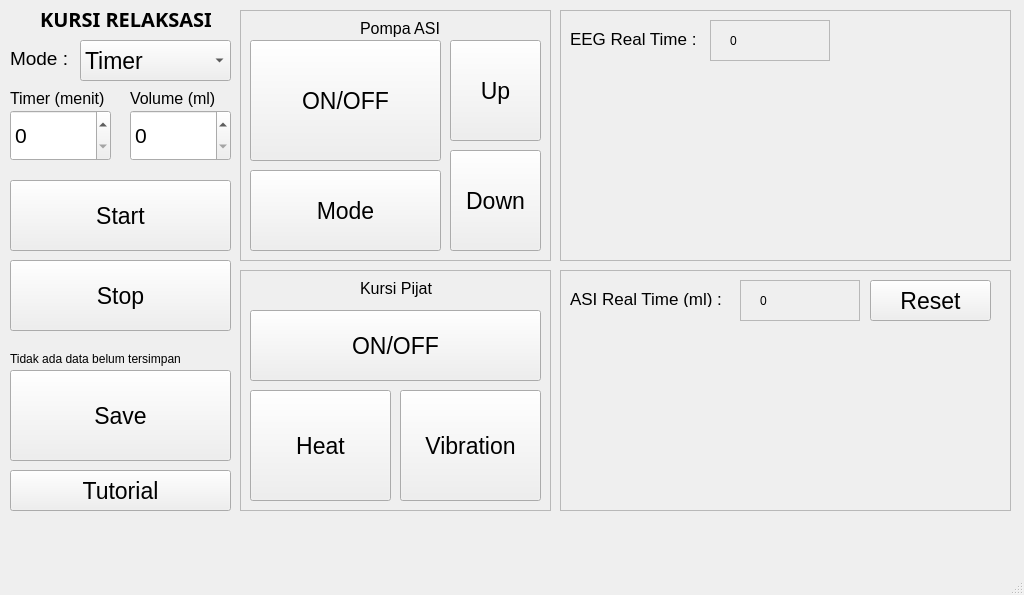
<?xml version="1.0" encoding="UTF-8"?>
<ui version="4.0">
 <class>MainWindow</class>
 <widget class="QMainWindow" name="MainWindow">
  <property name="geometry">
   <rect>
    <x>0</x>
    <y>0</y>
    <width>1024</width>
    <height>595</height>
   </rect>
  </property>
  <property name="windowTitle">
   <string>MainWindow</string>
  </property>
  <widget class="QWidget" name="centralwidget">
   <widget class="QLabel" name="label">
    <property name="geometry">
     <rect>
      <x>40</x>
      <y>10</y>
      <width>171</width>
      <height>17</height>
     </rect>
    </property>
    <property name="font">
     <font>
      <family>Ubuntu Mono</family>
      <pointsize>15</pointsize>
      <weight>75</weight>
      <bold>true</bold>
     </font>
    </property>
    <property name="text">
     <string>KURSI RELAKSASI</string>
    </property>
   </widget>
   <widget class="QLabel" name="label_2">
    <property name="geometry">
     <rect>
      <x>80</x>
      <y>50</y>
      <width>67</width>
      <height>17</height>
     </rect>
    </property>
    <property name="text">
     <string/>
    </property>
   </widget>
   <widget class="QPushButton" name="tutorialButton">
    <property name="geometry">
     <rect>
      <x>10</x>
      <y>470</y>
      <width>221</width>
      <height>41</height>
     </rect>
    </property>
    <property name="font">
     <font>
      <pointsize>17</pointsize>
     </font>
    </property>
    <property name="text">
     <string>Tutorial</string>
    </property>
   </widget>
   <widget class="QSpinBox" name="timeSpinBox">
    <property name="geometry">
     <rect>
      <x>10</x>
      <y>110</y>
      <width>101</width>
      <height>51</height>
     </rect>
    </property>
    <property name="sizePolicy">
     <sizepolicy hsizetype="Minimum" vsizetype="Fixed">
      <horstretch>0</horstretch>
      <verstretch>0</verstretch>
     </sizepolicy>
    </property>
    <property name="font">
     <font>
      <pointsize>16</pointsize>
     </font>
    </property>
    <property name="maximum">
     <number>60</number>
    </property>
   </widget>
   <widget class="QPushButton" name="startButton">
    <property name="geometry">
     <rect>
      <x>10</x>
      <y>180</y>
      <width>221</width>
      <height>71</height>
     </rect>
    </property>
    <property name="font">
     <font>
      <pointsize>17</pointsize>
     </font>
    </property>
    <property name="text">
     <string>Start</string>
    </property>
   </widget>
   <widget class="QPushButton" name="saveButton">
    <property name="geometry">
     <rect>
      <x>10</x>
      <y>370</y>
      <width>221</width>
      <height>91</height>
     </rect>
    </property>
    <property name="font">
     <font>
      <pointsize>17</pointsize>
     </font>
    </property>
    <property name="text">
     <string>Save</string>
    </property>
   </widget>
   <widget class="QPushButton" name="stopButton">
    <property name="geometry">
     <rect>
      <x>10</x>
      <y>260</y>
      <width>221</width>
      <height>71</height>
     </rect>
    </property>
    <property name="font">
     <font>
      <pointsize>17</pointsize>
     </font>
    </property>
    <property name="text">
     <string>Stop</string>
    </property>
   </widget>
   <widget class="QFrame" name="frame">
    <property name="geometry">
     <rect>
      <x>240</x>
      <y>10</y>
      <width>311</width>
      <height>251</height>
     </rect>
    </property>
    <property name="frameShape">
     <enum>QFrame::StyledPanel</enum>
    </property>
    <property name="frameShadow">
     <enum>QFrame::Raised</enum>
    </property>
    <widget class="QLabel" name="label_6">
     <property name="geometry">
      <rect>
       <x>120</x>
       <y>10</y>
       <width>91</width>
       <height>17</height>
      </rect>
     </property>
     <property name="font">
      <font>
       <pointsize>12</pointsize>
      </font>
     </property>
     <property name="text">
      <string>Pompa ASI</string>
     </property>
    </widget>
    <widget class="QPushButton" name="pumpButton">
     <property name="geometry">
      <rect>
       <x>10</x>
       <y>30</y>
       <width>191</width>
       <height>121</height>
      </rect>
     </property>
     <property name="font">
      <font>
       <pointsize>17</pointsize>
      </font>
     </property>
     <property name="text">
      <string>ON/OFF</string>
     </property>
    </widget>
    <widget class="QPushButton" name="pumpUp_Button">
     <property name="geometry">
      <rect>
       <x>210</x>
       <y>30</y>
       <width>91</width>
       <height>101</height>
      </rect>
     </property>
     <property name="font">
      <font>
       <pointsize>17</pointsize>
      </font>
     </property>
     <property name="text">
      <string>Up</string>
     </property>
    </widget>
    <widget class="QPushButton" name="pumpDown_Button">
     <property name="geometry">
      <rect>
       <x>210</x>
       <y>140</y>
       <width>91</width>
       <height>101</height>
      </rect>
     </property>
     <property name="font">
      <font>
       <pointsize>17</pointsize>
      </font>
     </property>
     <property name="text">
      <string>Down</string>
     </property>
    </widget>
    <widget class="QPushButton" name="pumpMode_Button">
     <property name="geometry">
      <rect>
       <x>10</x>
       <y>160</y>
       <width>191</width>
       <height>81</height>
      </rect>
     </property>
     <property name="font">
      <font>
       <pointsize>17</pointsize>
      </font>
     </property>
     <property name="text">
      <string>Mode</string>
     </property>
    </widget>
   </widget>
   <widget class="QFrame" name="frame_2">
    <property name="geometry">
     <rect>
      <x>560</x>
      <y>10</y>
      <width>451</width>
      <height>251</height>
     </rect>
    </property>
    <property name="frameShape">
     <enum>QFrame::StyledPanel</enum>
    </property>
    <property name="frameShadow">
     <enum>QFrame::Raised</enum>
    </property>
    <widget class="QLabel" name="label_8">
     <property name="geometry">
      <rect>
       <x>10</x>
       <y>20</y>
       <width>161</width>
       <height>17</height>
      </rect>
     </property>
     <property name="font">
      <font>
       <pointsize>13</pointsize>
      </font>
     </property>
     <property name="text">
      <string>EEG Real Time :</string>
     </property>
    </widget>
    <widget class="QFrame" name="frame_5">
     <property name="geometry">
      <rect>
       <x>150</x>
       <y>10</y>
       <width>120</width>
       <height>41</height>
      </rect>
     </property>
     <property name="frameShape">
      <enum>QFrame::StyledPanel</enum>
     </property>
     <property name="frameShadow">
      <enum>QFrame::Raised</enum>
     </property>
     <widget class="QLabel" name="realtimeEEG">
      <property name="geometry">
       <rect>
        <x>20</x>
        <y>10</y>
        <width>71</width>
        <height>21</height>
       </rect>
      </property>
      <property name="text">
       <string>0</string>
      </property>
     </widget>
    </widget>
    <widget class="MplWidget" name="MplWidget2" native="true">
     <property name="geometry">
      <rect>
       <x>0</x>
       <y>50</y>
       <width>451</width>
       <height>191</height>
      </rect>
     </property>
    </widget>
   </widget>
   <widget class="QFrame" name="frame_6">
    <property name="geometry">
     <rect>
      <x>240</x>
      <y>270</y>
      <width>311</width>
      <height>241</height>
     </rect>
    </property>
    <property name="frameShape">
     <enum>QFrame::StyledPanel</enum>
    </property>
    <property name="frameShadow">
     <enum>QFrame::Raised</enum>
    </property>
    <widget class="QLabel" name="label_3">
     <property name="geometry">
      <rect>
       <x>120</x>
       <y>10</y>
       <width>91</width>
       <height>17</height>
      </rect>
     </property>
     <property name="font">
      <font>
       <pointsize>12</pointsize>
      </font>
     </property>
     <property name="text">
      <string>Kursi Pijat</string>
     </property>
    </widget>
    <widget class="QPushButton" name="pijatButton">
     <property name="geometry">
      <rect>
       <x>10</x>
       <y>40</y>
       <width>291</width>
       <height>71</height>
      </rect>
     </property>
     <property name="font">
      <font>
       <pointsize>17</pointsize>
      </font>
     </property>
     <property name="text">
      <string>ON/OFF</string>
     </property>
    </widget>
    <widget class="QPushButton" name="vibrationButton">
     <property name="geometry">
      <rect>
       <x>160</x>
       <y>120</y>
       <width>141</width>
       <height>111</height>
      </rect>
     </property>
     <property name="font">
      <font>
       <pointsize>17</pointsize>
      </font>
     </property>
     <property name="text">
      <string>Vibration</string>
     </property>
    </widget>
    <widget class="QPushButton" name="heatButton">
     <property name="geometry">
      <rect>
       <x>10</x>
       <y>120</y>
       <width>141</width>
       <height>111</height>
      </rect>
     </property>
     <property name="font">
      <font>
       <pointsize>17</pointsize>
      </font>
     </property>
     <property name="text">
      <string>Heat</string>
     </property>
    </widget>
   </widget>
   <widget class="QLabel" name="timerLabel">
    <property name="geometry">
     <rect>
      <x>10</x>
      <y>90</y>
      <width>111</width>
      <height>17</height>
     </rect>
    </property>
    <property name="font">
     <font>
      <pointsize>12</pointsize>
     </font>
    </property>
    <property name="text">
     <string>Timer (menit)</string>
    </property>
   </widget>
   <widget class="QLabel" name="saveLabel">
    <property name="geometry">
     <rect>
      <x>10</x>
      <y>350</y>
      <width>221</width>
      <height>17</height>
     </rect>
    </property>
    <property name="text">
     <string>Tidak ada data belum tersimpan</string>
    </property>
   </widget>
   <widget class="QLabel" name="volumeLabel">
    <property name="geometry">
     <rect>
      <x>130</x>
      <y>90</y>
      <width>101</width>
      <height>17</height>
     </rect>
    </property>
    <property name="font">
     <font>
      <pointsize>12</pointsize>
     </font>
    </property>
    <property name="text">
     <string>Volume (ml)</string>
    </property>
   </widget>
   <widget class="QSpinBox" name="volumeSpinBox">
    <property name="geometry">
     <rect>
      <x>130</x>
      <y>110</y>
      <width>101</width>
      <height>51</height>
     </rect>
    </property>
    <property name="sizePolicy">
     <sizepolicy hsizetype="Minimum" vsizetype="Fixed">
      <horstretch>0</horstretch>
      <verstretch>0</verstretch>
     </sizepolicy>
    </property>
    <property name="font">
     <font>
      <pointsize>16</pointsize>
     </font>
    </property>
    <property name="maximum">
     <number>150</number>
    </property>
   </widget>
   <widget class="QComboBox" name="modeBox">
    <property name="geometry">
     <rect>
      <x>80</x>
      <y>40</y>
      <width>151</width>
      <height>41</height>
     </rect>
    </property>
    <property name="font">
     <font>
      <pointsize>17</pointsize>
     </font>
    </property>
    <item>
     <property name="text">
      <string>Timer</string>
     </property>
    </item>
    <item>
     <property name="text">
      <string>Volume</string>
     </property>
    </item>
   </widget>
   <widget class="QLabel" name="modeLabel">
    <property name="geometry">
     <rect>
      <x>10</x>
      <y>50</y>
      <width>71</width>
      <height>17</height>
     </rect>
    </property>
    <property name="font">
     <font>
      <pointsize>14</pointsize>
     </font>
    </property>
    <property name="text">
     <string>Mode :</string>
    </property>
   </widget>
   <widget class="QFrame" name="frame_3">
    <property name="geometry">
     <rect>
      <x>560</x>
      <y>270</y>
      <width>451</width>
      <height>241</height>
     </rect>
    </property>
    <property name="frameShape">
     <enum>QFrame::StyledPanel</enum>
    </property>
    <property name="frameShadow">
     <enum>QFrame::Raised</enum>
    </property>
    <widget class="QLabel" name="label_7">
     <property name="geometry">
      <rect>
       <x>10</x>
       <y>20</y>
       <width>201</width>
       <height>17</height>
      </rect>
     </property>
     <property name="font">
      <font>
       <pointsize>13</pointsize>
      </font>
     </property>
     <property name="text">
      <string>ASI Real Time (ml) :</string>
     </property>
    </widget>
    <widget class="QFrame" name="frame_4">
     <property name="geometry">
      <rect>
       <x>180</x>
       <y>10</y>
       <width>120</width>
       <height>41</height>
      </rect>
     </property>
     <property name="frameShape">
      <enum>QFrame::StyledPanel</enum>
     </property>
     <property name="frameShadow">
      <enum>QFrame::Raised</enum>
     </property>
     <widget class="QLabel" name="realtimeASI">
      <property name="geometry">
       <rect>
        <x>20</x>
        <y>10</y>
        <width>71</width>
        <height>21</height>
       </rect>
      </property>
      <property name="text">
       <string>0</string>
      </property>
     </widget>
    </widget>
    <widget class="QPushButton" name="tareButton">
     <property name="geometry">
      <rect>
       <x>310</x>
       <y>10</y>
       <width>121</width>
       <height>41</height>
      </rect>
     </property>
     <property name="font">
      <font>
       <pointsize>17</pointsize>
      </font>
     </property>
     <property name="text">
      <string>Reset</string>
     </property>
    </widget>
    <widget class="MplWidget" name="MplWidget" native="true">
     <property name="geometry">
      <rect>
       <x>0</x>
       <y>50</y>
       <width>451</width>
       <height>181</height>
      </rect>
     </property>
    </widget>
   </widget>
   <zorder>frame</zorder>
   <zorder>label</zorder>
   <zorder>label_2</zorder>
   <zorder>tutorialButton</zorder>
   <zorder>timeSpinBox</zorder>
   <zorder>startButton</zorder>
   <zorder>saveButton</zorder>
   <zorder>stopButton</zorder>
   <zorder>frame_2</zorder>
   <zorder>frame_6</zorder>
   <zorder>timerLabel</zorder>
   <zorder>saveLabel</zorder>
   <zorder>volumeLabel</zorder>
   <zorder>volumeSpinBox</zorder>
   <zorder>modeBox</zorder>
   <zorder>modeLabel</zorder>
   <zorder>frame_3</zorder>
  </widget>
  <widget class="QMenuBar" name="menubar">
   <property name="geometry">
    <rect>
     <x>0</x>
     <y>0</y>
     <width>1024</width>
     <height>22</height>
    </rect>
   </property>
  </widget>
  <widget class="QStatusBar" name="statusbar"/>
 </widget>
 <customwidgets>
  <customwidget>
   <class>MplWidget</class>
   <extends>QWidget</extends>
   <header>mplwidget.h</header>
   <container>1</container>
  </customwidget>
 </customwidgets>
 <resources/>
 <connections/>
</ui>
